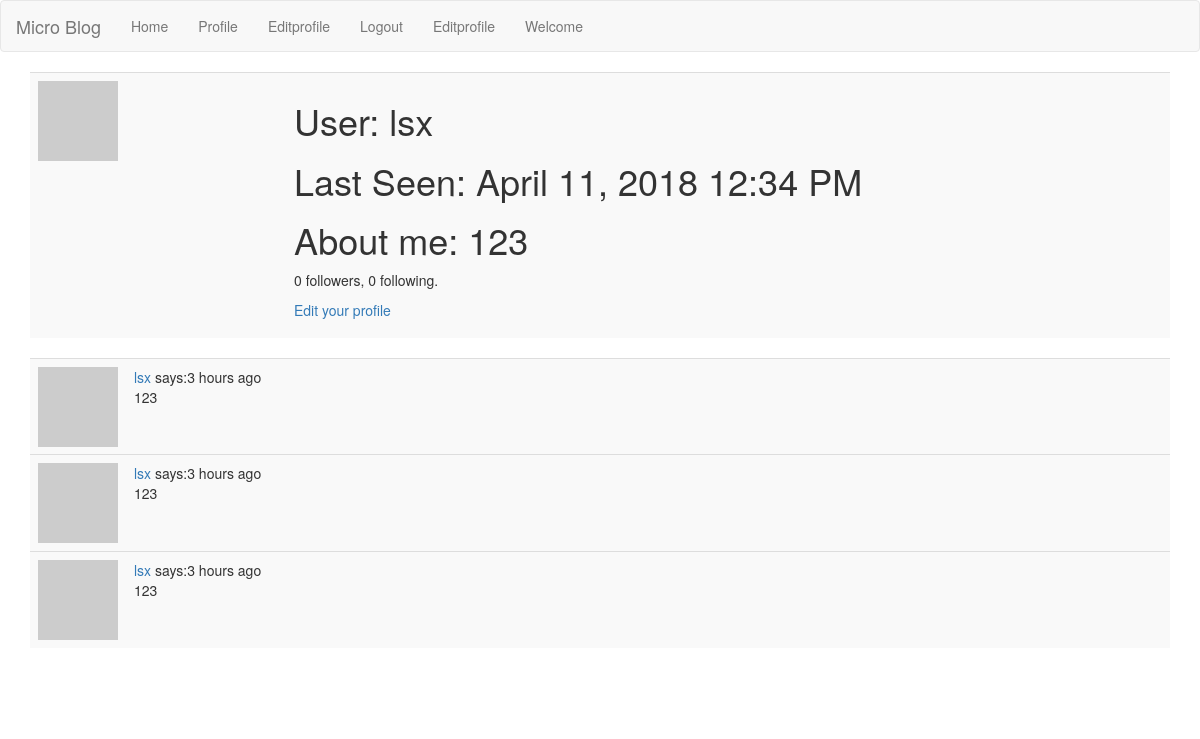
Page /user/lsx (signed in) on the earlier database version.
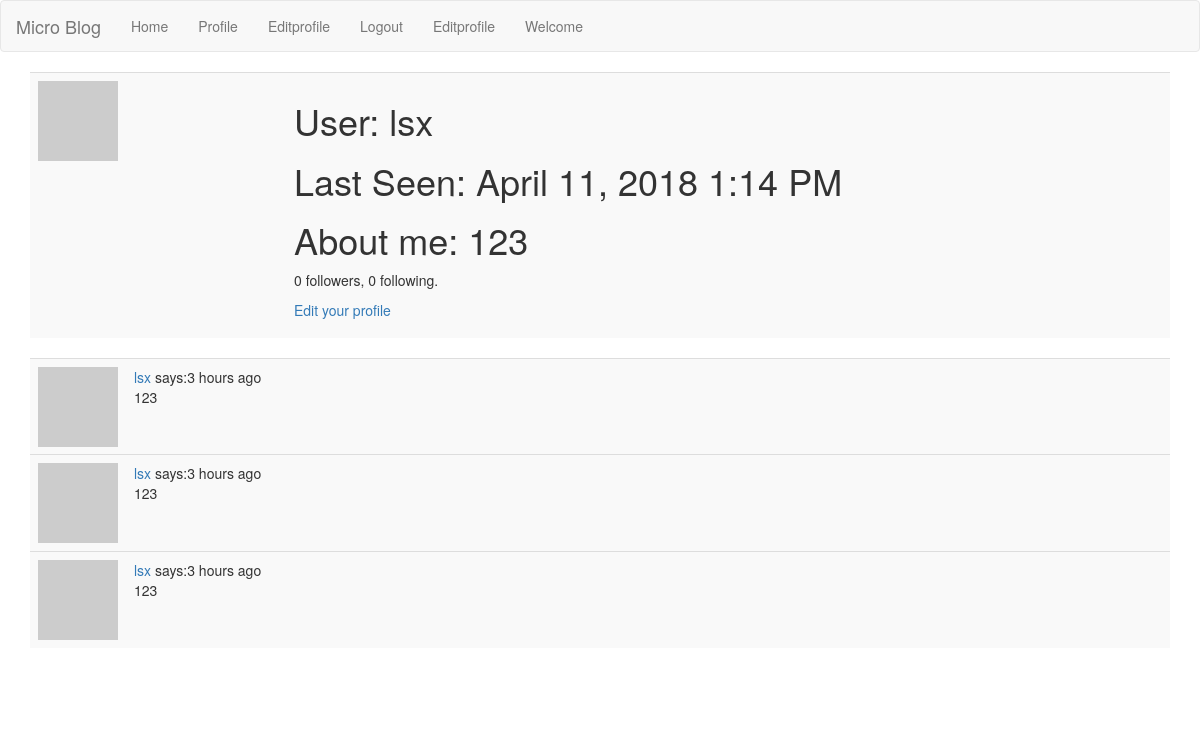
Same page on the later database version.
### app_package/models.py (models this page shows, shortened)
class User(UserMixin,db.Model):
    id = db.Column(db.Integer, primary_key=True)
    username = db.Column(db.String(50), index=True, unique=True)
    email = db.Column(db.String(50), index=True, unique=True)
    password_hash = db.Column(db.String(50), index=True, unique=True)
    aboutme = db.Column(db.String(400))
    last_seen = db.Column(db.DateTime, default=datetime.utcnow)
    posts = db.relationship('Post', backref='author', lazy='dynamic')
    followed = db.relationship("User",secondary=followers,
        primaryjoin=(followers.c.follower_id==id),
        secondaryjoin=(followers.c.followed_id==id),
        backref=db.backref("followers",lazy="dynamic"), lazy='dynamic')
    def avatar(self, size):
        digest = md5(self.email.lower().encode('utf-8')).hexdigest()
        return 'https://www.gravatar.com/avatar/{}?d=identicon&s={}'.format(
            digest, size)
    '''
        判断是否关注
    '''
    '''
       关注用户
    '''
    '''
        取消关注
    '''
    '''
        获取关注用户以及自己的文章，发布时间倒序排列
    '''

class Post(db.Model):
    id = db.Column(db.Integer, primary_key=True)
    body = db.Column(db.String(500))
    timestamp = db.Column(db.DateTime, index=True, default=datetime.utcnow)
    user_id = db.Column(db.Integer, db.ForeignKey('user.id'))

### app_package/route.py (the view)
@app.route("/user/<username>")
def user(username):
    page = request.args.get('page', 1, type=int)
    u = User.query.filter_by(username=username).first_or_404();
    posts = [
        {'author': u, 'body': 'Test post #1'},
        {'author': u, 'body': 'Test post #2'}
    ]
    posts = Post.query.filter_by(user_id=u.id).paginate(page, app.config['POST_PERPAGE'], False)
    next_url = url_for('explore', page=posts.next_num) if posts.has_next else None
    prev_url = url_for('explore', page=posts.prev_num) if posts.has_prev else None
    return render_template("user.html", title="user", posts=posts.items, user=u, prev_url=prev_url, next_url=next_url)

### app_package/models.py (called while the page is built)
@login.user_loader
def get_user(ident):
  return User.query.get(int(ident))

### app_package/route.py (called while the page is built)
@app.before_request
def before_request():
    if current_user.is_authenticated:
        current_user.last_seen = datetime.utcnow()
        db.session.commit()

### app_package/templates/user.html (shortened to what this page needs)
{% extends "base.html" %}
{% block app_content %}
    <table class="table table-striped">
        <tr>
            <td width="256px">
                <img src="{{ user.avatar(128) }}">
            </td>
            <td>
                <h1>User: {{user.username}}</h1>
                {% if user.last_seen %}
                 <h1>Last Seen: {{moment(user.last_seen).format("LLL")}}</h1>
                {% endif %}
                {% if user.aboutme %}
                 <h1>About me: {{user.aboutme}}</h1>
                {% endif %}
                <p>{{ user.followers.count() }} followers, {{ user.followed.count() }} following.</p>
                {% if user == current_user %}
                <p><a href="{{ url_for('edit_profile') }}">Edit your profile</a></p>
                {% elif not current_user.is_following(user) %}
                <p><a href="{{ url_for('follow', username=user.username) }}">Follow</a></p>
                {% else %}
                <p><a href="{{ url_for('unfollow', username=user.username) }}">Unfollow</a></p>
                {% endif %}
            </td>
        </tr>
    </table>
    <table class="table table-striped">
        {% for post in posts %}
            <tr>
                <td width="5px">
                    <img src="{{ user.avatar(128) }}">
                </td>
                <td>
                    <a href="{{ url_for('user', username=post.author.username) }}">
                        {{ post.author.username }}
                    </a>
                    says:{{moment(post.timestamp).fromNow()}}
                    <br>
                        {{ post.body }}
                </td>
            <tr>
        {% endfor %}
    </table>
    <nav aria-label="Page navigation">
    </nav>
{% endblock %}

### app_package/templates/base.html (shortened to what this page needs)
{% extends 'bootstrap/base.html' %}
{% block navbar %}
    <nav class="navbar navbar-default">
      <div class="container-fluid">
        <div class="navbar-header">
          <a class="navbar-brand" href="#">{{_('Micro Blog')}}</a>
        </div>
        <div class="collapse navbar-collapse" id="bs-example-navbar-collapse-1">
          <ul class="nav navbar-nav">
            <li><a href="{{url_for('hello')}}">{{_('Home')}}</a></li>
            {% if current_user.is_anonymous %}
                <li><a href="{{url_for('login')}}">{{_('Login')}}</a></li>
            {% else %}
                <li><a href="{{ url_for('user', username=current_user.username) }}">{{_('Profile')}}</a></li>
                <li><a href="{{url_for('edit_profile')}}">{{_('Editprofile')}}</a></li>
                <li><a href="{{url_for('logout')}}">{{_('Logout')}}</a></li>
            {% endif %}
            <li><a href="{{url_for('explore')}}">{{_('Editprofile')}}</a></li>
            <li><a href="/welcome?name=strange">{{_('Welcome')}}</a></li>
          </ul>
        </div>
      </div>
    </nav>
{% endblock %}
{% block content %}
    <div class="container">
        {% block app_content %}
        {% endblock %}
    </div>
{% endblock %}

Differences in the rows shown:
changed User "lsx": last_seen "April 11, 2018 12:34 PM" → "April 11, 2018 1:14 PM"
